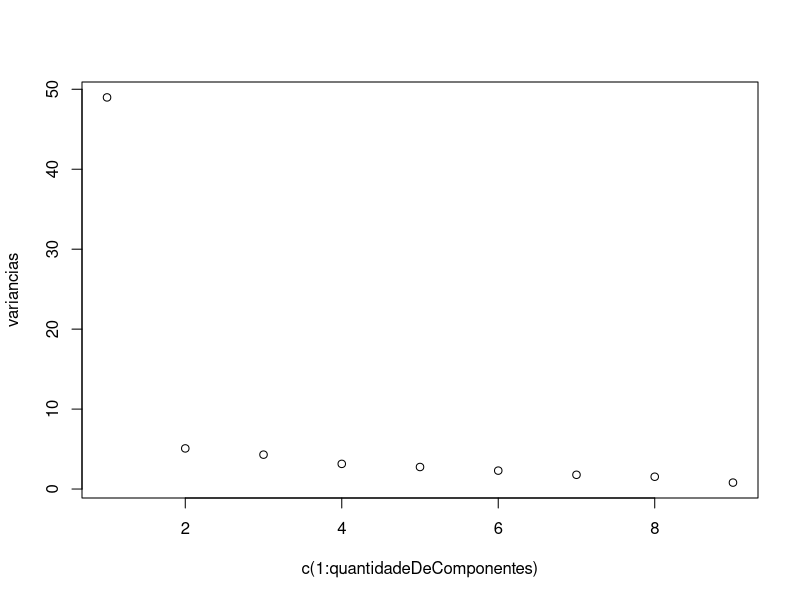

The R source for this figure:

rm(list = ls())
library(mlbench)
library(e1071)
library(SparseM)
require(caret)
require(ks)
data(BreastCancer) 

db <- na.omit(BreastCancer) 

# --------------------- Converting Data to Matrix
X <- data.matrix(db[,2:10])
y <- data.matrix(db[,11])

y[y == 'benign'] <- -1 
y[y == 'malignant'] <- 1 
y <- as.numeric(y)

# ---------------------

trainIndex <- createDataPartition(y, p=0.7, list=FALSE)

# --------------------- Variâncias de todos os componentes

todosOsComponentes <- prcomp(X)

variancias <- NULL
quantidadeDeComponentes <- ncol(todosOsComponentes$x)
for (i in 1:quantidadeDeComponentes) {
  variancias <- c(variancias, var(todosOsComponentes$x[,i]))
}

plot(c(1:quantidadeDeComponentes), variancias)

# ---------------------

pca2D <- prcomp(X, rank. = 2)

X <- pca2D$x

trainIndex <- createDataPartition(y, p=0.7, list=FALSE)

svmModel <- svm(X[trainIndex,], y[trainIndex], const = 1, kernel = "radial", tolerance = 0.001, epsilon = 0.1, cross = 10)

erro <- svmModel$MSE
print(1 - erro)
mean(1 - erro)
predictions <- predict(svmModel, X[-trainIndex,])
yhat <- predictions

yhat[yhat > 0] <- 1
yhat[yhat < 0] <- -1 

confusionMatrix(factor(yhat), factor(y[-trainIndex]))

ordenado <- var(X[,1])
